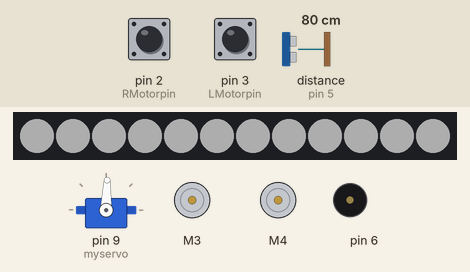
Simulated run of this sketch. Board: Arduino Uno, built with avr-gcc and run on an emulated ATmega328P. Parts: servo, 12 RGB LEDs in strip order, left to right, 2 × DC motor (green arrow = forward, orange = backward, longer = faster), buzzer (waves = sounding). The test bench sets the inputs (shaded band); at power-on: pin 2 (RMotorpin) HIGH, pin 3 (LMotorpin) HIGH, distance to the obstacle (sensor on pin 5) 80 cm. The echo pulse lasts 58.3 µs per cm; dim RGB values are drawn brighter than linear; random numbers use the default seed unless the sketch sets one; what the sketch prints to the serial monitor is not drawn.

Above: at 1.7 s.
At 8.1 s:
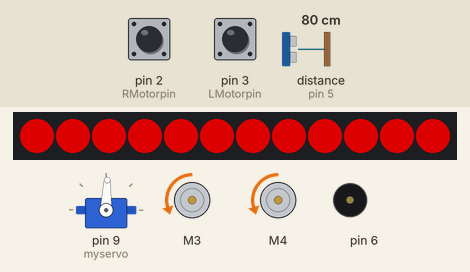
8.2 s: pin 2 (RMotorpin) pulled LOW for 3 s
At 9.6 s:
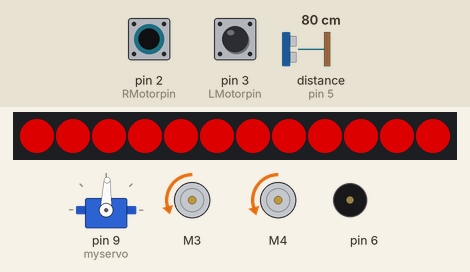
15.1 s: pin 3 (LMotorpin) pulled LOW for 3 s
At 16.1 s:
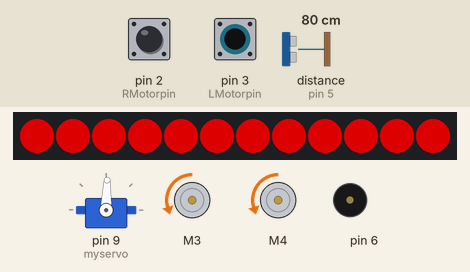
22.0 s: pin 3 (LMotorpin) pulled LOW for 3 s
At 22.5 s:
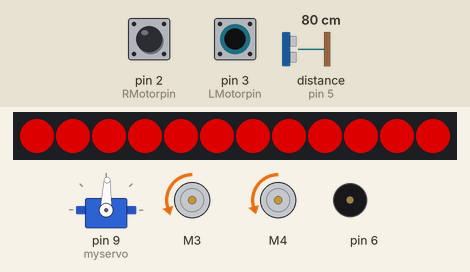
Timing chart, 0 to 25.0 s (numbered marks = the images above; inputs shaded):
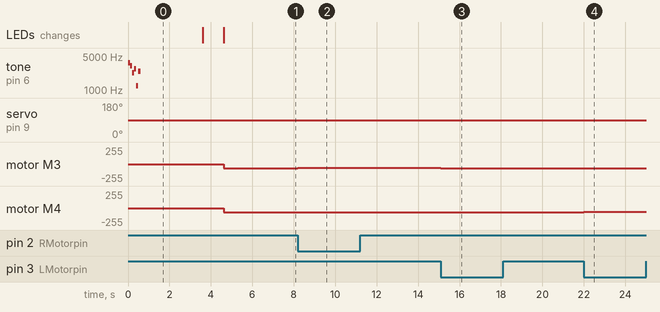

Measured:
- after the input at 8.2 s, motor M3: backward 60/255 → backward 59/255 at once; motor M4: backward 60/255 → backward 61/255 at once
- after the input at 15.1 s, motor M3: backward 59/255 → backward 60/255 at once; motor M4: backward 61/255 → backward 60/255 at once
- after the input at 22.0 s, motor M3: backward 60/255 → backward 61/255 at once; motor M4: backward 60/255 → backward 59/255 at once
- by itself, tone on pin 6: plays 3634 Hz for 0.10 s, 3189 Hz for 0.10 s, 2284 Hz for 0.10 s, 2748 Hz for 0.10 s, 1226 Hz for 0.10 s, 2450 Hz for 0.10 s

The sketch:

RoverB.ino
```cpp
/*
RoverB
Adrie Huesman
1 September 2021

Hardware
Arduino Uno
Adafruit motor shield V2
Rechargeable NiMH Battery Pack: 6.0V, 2200mAh, 5x1AA Cells, JR Connector Pololu 2223
120:1 Mini Plastic Gearmotor HP, Offset 3mm D-Shaft Output, Extended Motor Shaft Pololu 1520
Magnetic Encoder Pair Kit for Mini Plastic Gearmotors, 12 CPR, 2.7-18V Pololu 1523
Wheel 60x8mm Pair Pololu 1420/1421/1424
Powerboard, own design based on 5V Step-Up/Step-Down Voltage Regulator S7V7F5 Pololu 2119g
Servo SG-5010 (modified with 2K resitors) and ultrasonic distance sensor HC-SR04
Two IR Sharp distance sensors GP2Y0A41SK0F
NeoPixel Stick 8 x WS2812 5050 RGB LED Adafruit 1426
Passive buzzer HW-508
Chassis, own design 4mm aviation plywood 17cm by 12 cm (two levels)

Software
Make use of R2D2 sound by guiaarduino, see // https://ar2d2uino.wordpress.com/2016/02/21/construa-seu-proprio-r2d2-com-arduino/
Inspired by https://dronebotworkshop.com/robot-car-with-speed-sensors/
Based on own Raspberry Pi robots, also see https://www.norwegiancreations.com/2017/03/state-machines-and-arduino-implementation/

I/O
Adfruit motor shield works via I2C
Right motor connected to M3
Left motor connected to M4
D0 --
D1 --
D2 Right encoder
D3 Left encoder
D4 Ultrasonic sensor trigger
D5 Ultrasonic sensor echo
D6 Passive buzzer
D7 Neopixel
D8 --
D9 Servo
D10 --
D11 --
D12 --
D13 --
A0 Right IR sensor
A1 Left IR sensor
A2 --
A3 --
A4 --
A5 --

Other
One wheel turn is 120*3 = 360 steps or pi*60 = 188.5 mm. So 0.5236 mm/step.
A 90 degree turn is pi*167/4 = 131.2 mm. So 250.6 steps.
*/

#include <Wire.h>
#include <Adafruit_MotorShield.h>
#include <Servo.h>
#include <HCSR04.h>
#include <Adafruit_NeoPixel.h>

Servo myservo;
int right = 940;    // 940
int center = 1450;  // 1450
int left = 1950;    // 1950

// Initialize sensor that uses digital pins 13 and 12.
const byte triggerPin = 4;
const byte echoPin = 5;
UltraSonicDistanceSensor distanceSensor(triggerPin, echoPin);

// Create the motor shield object with the default I2C address
Adafruit_MotorShield AFMS = Adafruit_MotorShield();
// Or, create it with a different I2C address (say for stacking)
// Adafruit_MotorShield AFMS = Adafruit_MotorShield(0x61);

// Select which 'port' M1, M2, M3 or M4
Adafruit_DCMotor *RMotor = AFMS.getMotor(3);
Adafruit_DCMotor *LMotor = AFMS.getMotor(4);

Adafruit_NeoPixel strip = Adafruit_NeoPixel(12, 10, NEO_GRB + NEO_KHZ800);

// Declare variables
int aspeed = 60; // average speed when driving forward
int Error;
float Kc = 1.0;
float Paction;
int Rspeed;
int Lspeed;
bool Rrun;
bool Lrun;
enum state
{
  INI,
  SAM,
  MFO,
  T90,
  T15,
  ESC
};
state Robotstate = INI;
int sensorPinR = A0;    // select the input pin for sensor
int Rsignal;            // variable to store the value coming from right sensor
int sensorPinL = A1;    // select the input pin for sensor
int Lsignal;          // variable to store the value coming from left sensor
float Cdistance;
int Llimit = 165;       // 0.8 volt around 16 cm
int Rlimit = 165;
float Climit = 22.0;    //  22.0 cm to avoid T15 after T90
byte Lcontr;
byte Rcontr;
byte Ccontr;
byte LRC;
float Ldistance;
float Rdistance;
uint32_t red = strip.Color(255, 0, 0);
uint32_t green = strip.Color(0, 255, 0);
uint32_t blue = strip.Color(0, 0, 255);
uint32_t yellow = strip.Color(128, 128, 0);
uint32_t lightblue = strip.Color(0, 128, 128);
uint32_t magenta = strip.Color(128, 0, 128);
uint32_t white = strip.Color(85, 85, 85);

// Constants for interrupt pins for Arduino Uno
const byte RMotorpin = 2;  // Right Motor Interrupt Pin - INT 0
const byte LMotorpin = 3;  // Left Motor Interrupt Pin - INT 1

// Integers for pulse counters
volatile int Rcounter = 0;
volatile int Lcounter = 0;

// Interrupt Service Routines

// Right Motor pulse count ISR
void ISR_countR()
{
  Rcounter++;  // increment Right Motor counter value
}

// Left Motor pulse count ISR
void ISR_countL()
{
  Lcounter++;  // increment Left Motor counter value
}

// Function to Move
void Move(char dir, int steps, int mspeed)
{
  // Reset counters
  Rcounter = 0;
  Lcounter = 0;
  Rspeed = mspeed;
  Lspeed = mspeed;
  Rrun = true;
  Lrun = true;
  // Set direction motors
  if (dir == 'F')
  {
    RMotor->run(FORWARD);
    LMotor->run(FORWARD);
  }
  if (dir == 'B')
  {
    RMotor->run(BACKWARD);
    LMotor->run(BACKWARD);
  }
  if (dir == 'R')
  {
    RMotor->run(BACKWARD);
    LMotor->run(FORWARD);
  }
  if (dir == 'L')
  {
    RMotor->run(FORWARD);
    LMotor->run(BACKWARD);
  }
  RMotor->setSpeed(Rspeed);
  LMotor->setSpeed(Lspeed);
  // Run motors under P control until step values are reached
  do
  {
    Error = Rcounter - Lcounter;
    Paction = Kc*Error;
    Rspeed = mspeed - int(Paction);
    Lspeed = mspeed + int(Paction);
    RMotor->setSpeed(Rspeed);
    LMotor->setSpeed(Lspeed);
    if (Rcounter >= steps)
    {
      RMotor->setSpeed(0);
      Rrun = false;
    }
    if (Lcounter >= steps)
    {
      LMotor->setSpeed(0);
      Lrun = false;
    }
  } while (Rrun || Lrun);
    // Serial.println(Rcounter);
    // Serial.println(Lcounter);
}

void R2D2()
{
  for (int i = 1; i <= 6; i++)
  {
    int noteRandom = random(50, 4250);
    Serial.println(noteRandom);
    tone(6, noteRandom, 200);
    delay(100);
    noTone(6);
  }
}

void setup()
{
  Serial.begin(9600);           // set up Serial library at 9600 bps
  // Serial.println("Setup");

  myservo.attach(9);

  AFMS.begin();  // create with the default frequency 1.6KHz
  //AFMS.begin(1000);  // OR with a different frequency, say 1KHz

  pinMode(RMotorpin, INPUT_PULLUP);
  pinMode(LMotorpin, INPUT_PULLUP);
  attachInterrupt(digitalPinToInterrupt (RMotorpin), ISR_countR, FALLING);  // Increase right counter when speed sensor pin goes High
  attachInterrupt(digitalPinToInterrupt (LMotorpin), ISR_countL, FALLING);  // Increase left counter when speed sensor pin goes High

  strip.begin();
  strip.setBrightness(150);
  strip.show(); // Initialize all pixels to 'off'

  randomSeed(analogRead(2));
}

void loop()
{
  // Serial.println("Loop");
  switch(Robotstate)
  {
    case INI:
    strip.fill(white, 0, 12);
    strip.show();
    R2D2();
    delay(1000);
    RMotor->run(FORWARD);
    LMotor->run(FORWARD);
    RMotor->setSpeed(0);
    LMotor->setSpeed(0);
    myservo.writeMicroseconds(center);  // set servo to center position
    delay(2000);
    Robotstate = SAM;
    strip.clear();
    strip.show();
    break;

    case SAM:
    strip.fill(blue, 0, 12);
    strip.show();
    RMotor->run(FORWARD);
    LMotor->run(FORWARD);
    RMotor->setSpeed(0);
    LMotor->setSpeed(0);
    myservo.writeMicroseconds(center);  // set servo to center position
    delay(1000);
    Lsignal = analogRead(sensorPinL);
    Rsignal = analogRead(sensorPinR);
    Cdistance = distanceSensor.measureDistanceCm();
    if (Lsignal > Llimit)
    {
      Lcontr = 4;
    }
    else
    {
      Lcontr = 0;
    }
    if (Rsignal > Rlimit)
    {
      Rcontr = 2;
    }
    else
    {
      Rcontr = 0;
    }
    if (Cdistance < Climit)
    {
      Ccontr = 1;
    }
    else
    {
      Ccontr = 0;
    }
    LRC = Lcontr + Rcontr + Ccontr;
    // Serial.println(LRC);
    if (LRC == 0)
    {
      Robotstate = MFO;
    }
    if (LRC == 1)
    {
      Robotstate = T90;
    }
    if (LRC >= 2 && LRC <= 5)
    {
      Robotstate = T15;
    }
    if (LRC == 6 || LRC == 7)
    {
      Robotstate = ESC;
    }
    strip.clear();
    strip.show();
    break;

    case MFO:
    strip.fill(green, 0, 12);
    strip.show();
    RMotor->run(FORWARD);
    LMotor->run(FORWARD);
    Error = Rcounter - Lcounter;
    Paction = Kc*Error;
    Rspeed = aspeed - int(Paction);
    Lspeed = aspeed + int(Paction);
    RMotor->setSpeed(Rspeed);
    LMotor->setSpeed(Lspeed);
    delay(100);
    Lsignal = analogRead(sensorPinL);
    Rsignal = analogRead(sensorPinR);
    Cdistance = distanceSensor.measureDistanceCm();
    if (Lsignal > Llimit)
    {
      Lcontr = 4;
    }
    else
    {
      Lcontr = 0;
    }
    if (Rsignal > Rlimit)
    {
      Rcontr = 2;
    }
    else
    {
      Rcontr = 0;
    }
    if (Cdistance < Climit)
    {
      Ccontr = 1;
    }
    else
    {
      Ccontr = 0;
    }
    LRC = Lcontr + Rcontr + Ccontr;
    if (LRC == 0)
    {
      Robotstate = MFO;
    }
    if (LRC != 0)
    {
      Robotstate = SAM;
    }
    if (Cdistance >= 100.0)
    {
      aspeed = aspeed + 2;
      aspeed = min(aspeed, 120);
    }
    if (Cdistance <= 50.0)
    {
      aspeed = aspeed - 4;
      aspeed = max(aspeed, 60);
    }
    strip.clear();
    strip.show();
    break;

    case T90:
    strip.fill(magenta, 0, 12);
    strip.show();
    R2D2();
    myservo.writeMicroseconds(left);
    delay(1000);
    Ldistance = distanceSensor.measureDistanceCm();
    myservo.writeMicroseconds(right);
    delay(2000);
    Rdistance = distanceSensor.measureDistanceCm();
    myservo.writeMicroseconds(center);
    delay(1000);
    if (Ldistance >= Rdistance)
    {
      Move('L', 251, 50);
    }
    if (Rdistance > Ldistance)
    {
      Move('R', 251, 50);
    }
    Robotstate = SAM;
    strip.clear();
    strip.show();
    break;

    case T15:
    strip.fill(yellow, 0, 12);
    strip.show();
    if (LRC == 2 || LRC == 3)
    {
      Move('L', 42, 50);;
    }
    if (LRC == 4 || LRC == 5)
    {
      Move('R', 42, 50);
    }
    Robotstate = SAM;
    strip.clear();
    strip.show();
    break;

    case ESC:
    strip.fill(red, 0, 12);
    strip.show();
    Move('B', 575, 60);
    Move('R', 502, 50);
    Robotstate = SAM;
    strip.clear();
    strip.show();
    break;
  }

}
```
